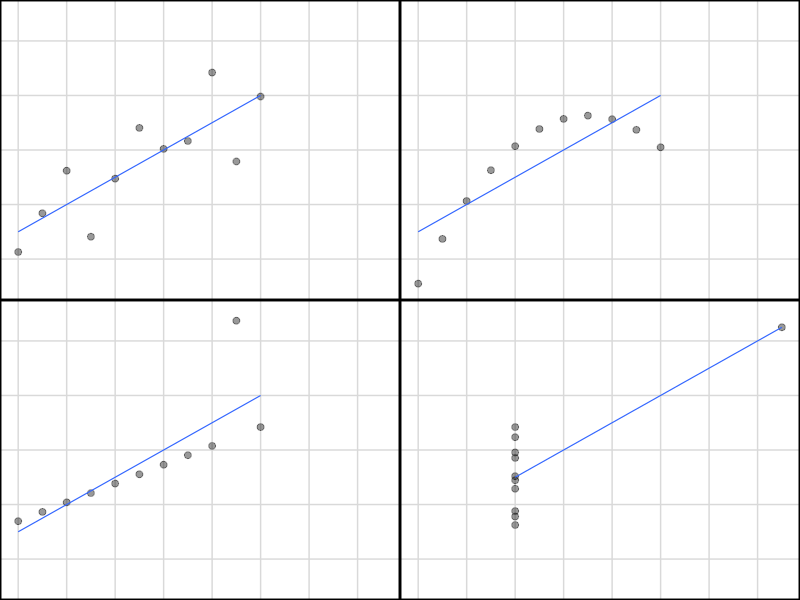

Write R code to recreate this figure.
library(tidyverse)
library(cowplot)

x       <- c(anscombe$x1, anscombe$x2, anscombe$x3, anscombe$x4)
y       <- c(anscombe$y1, anscombe$y2, anscombe$y3, anscombe$y4)
quartet <- rep(c('A', 'B', 'C', 'D'), each = nrow(anscombe))
ansDf   <- tibble(x, y, quartet)
anscombePlot <- ansDf %>%
    ggplot(aes(x = x, y = y)) +
    geom_point(alpha = 0.4, size = 2) +
    stat_smooth(method = 'lm', se = F, size = 0.4, alpha = 0.6) +
    facet_wrap(vars(quartet)) +
    scale_x_continuous(breaks=seq(4, 18, 2), limits=c(4, 19)) +
    scale_y_continuous(breaks=seq(4, 12, 2), limits=c(3, 13)) +
    theme_minimal_grid() +
    theme(
        axis.ticks = element_blank(),
        axis.ticks.length = unit(0, "cm"),
        axis.text = element_blank(),
        axis.title = element_blank(),
        strip.background = element_blank(),
        strip.text.x = element_blank(),
        panel.spacing = unit(0, "lines"),
        plot.margin = margin(0, 0, 0, 0, "cm")) + 
    panel_border(color = 'black', size = 1) 

ggsave(here::here('images', 'hex_sticker', 'anscombePlot.pdf'),
       anscombePlot, width = 4, height = 2.5)
